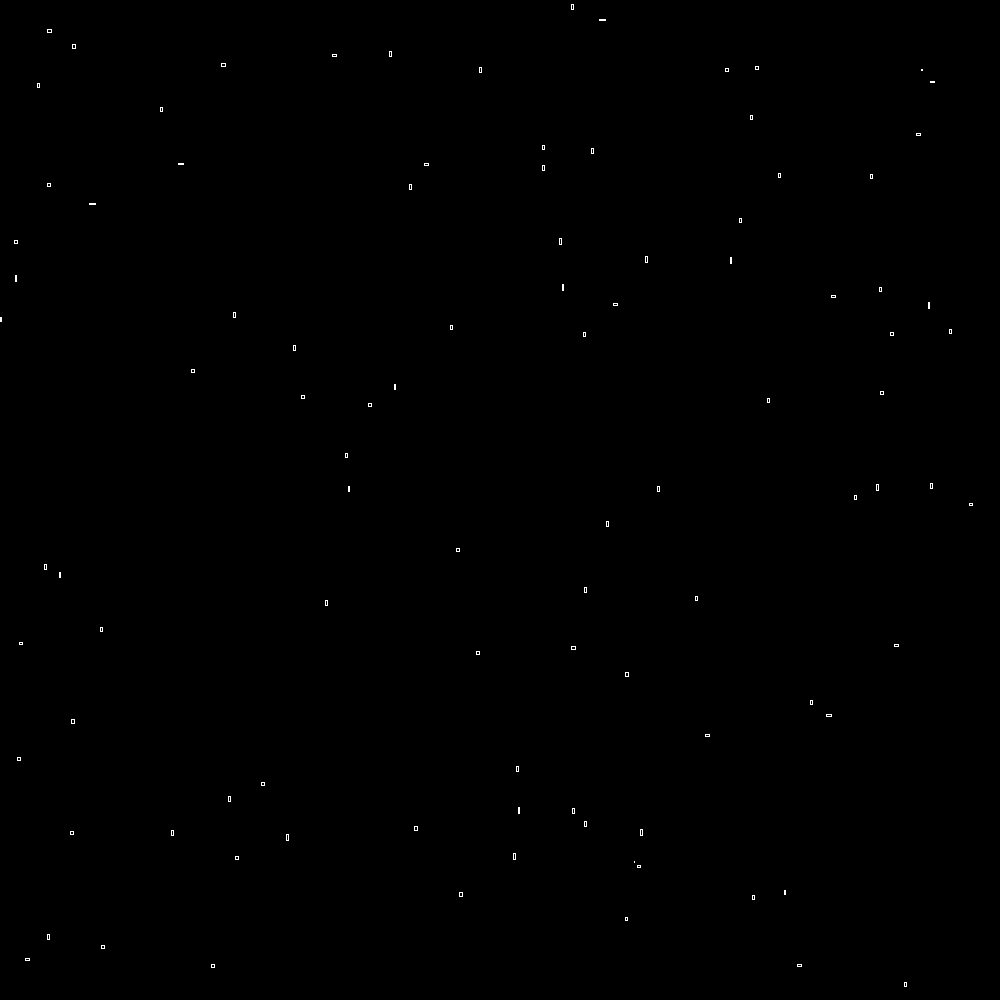
Frame 1 (no input)
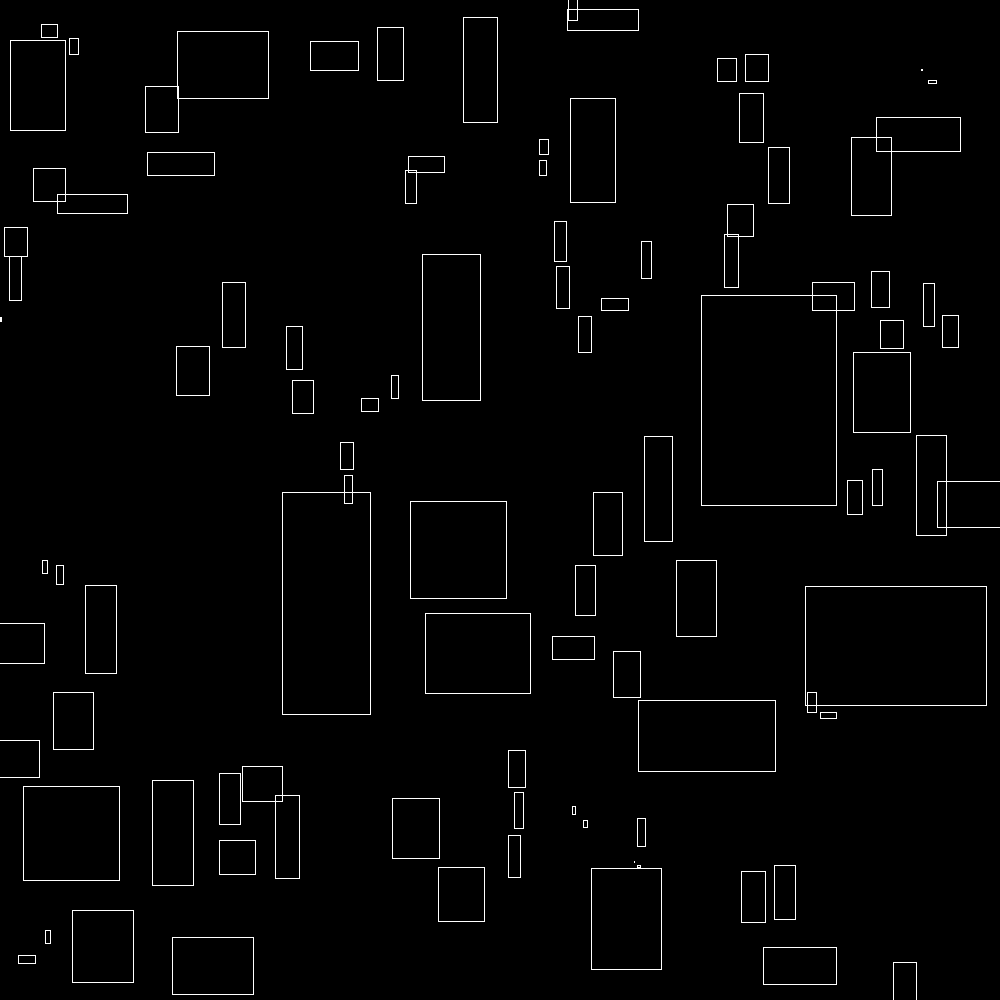
Frame 60 (the mouse pressed at the canvas centre just before this capture)
Frame 120 (the mouse held since frame 60 and released just before this capture): identical to frame 60, image omitted

The Processing sketch that drew these frames (run headless with seeded random() and noise(); from frame 60 on, the mouse is pressed at the canvas centre):

// Processing sketch: rects
// ── rects.pde
int numberOfRects = 100;
ArrayList<Rect> rects = new ArrayList<Rect>();
int rectDistance = 10;

void setup() {
 size(1000, 1000);
 background(0,0,0);
 noFill();
 stroke(255, 255, 255);
 rectMode(CENTER);
 for (int i = 0; i < numberOfRects; i++) {
   rects.add(new Rect(new PVector(random(width), random(height))));
   //rects.add(new Rect(new PVector(width/2-20, height/2)));
   //rects.add(new Rect(new PVector(width/2+20, height/2)));
 }
}

void draw() {
  background(0, 0, 0);
  for(Rect r : rects) {
    r.update(rects);
    r.draw();
  }
}

boolean rectanglesCollide(Rect rect1, Rect rect2) {
  float x1 = rect1.position.x - rect1.size/2;
  float y1 = rect1.position.y - rect1.size/2;
  float width1 = rect1.size*rect1.whratio;
  float height1 = rect1.size/rect1.whratio;
  
  float x2 = rect2.position.x - rect2.size/2;
  float y2 = rect2.position.y - rect2.size/2;
  float width2 = rect2.size*rect2.whratio;
  float height2 = rect2.size/rect2.whratio; //<>//
  
  if(x1 + width1 + rectDistance >= x2 && x1 <= x2 + width2 + rectDistance && y1 + height1 + rectDistance >= y2 && y1 <= y2 + height2 + rectDistance) { //<>//
    println("collission detected"); //<>//
    return true;
  }
  return false;
}

boolean borderReached(Rect rect) {
  if(rect.position.x - rect.size/2 < 0 || rect.position.y - rect.size/2 < 0 || rect.position.x + rect.size/2 > width || rect.position.y + rect.size/2 > height) {
    return true;
  }
  return false;
}


class Rect {
  PVector position;
  float size;
  float whratio;
  boolean grow = true;
  Rect(PVector Position) {
    position = Position;
    size = 0;
    float r = random(4,16);
    whratio = 8/r;
  }
  void update(ArrayList<Rect> rects) {
    for ( Rect r : rects) {
      if(position.x == r.position.x && position.y == r.position.y) {
        continue;
      }
      if(rectanglesCollide(this, r) == true || borderReached(this) == true){
        //line(nearestNeighbour.position.x, nearestNeighbour.position.y, this.position.x, this.position.y);
        grow = false;
        return;
      }
    if (grow == true) {
          size += 0.03;
    }

    }
    if (size == 35)
    {
      println("Should stop somewhere now...");
    }
  }
  void draw() {
      rect(position.x, position.y, size*whratio, size/whratio);
  }
}

// ── kruskals.pde
import java.util.ArrayList; 
import java.util.Comparator; 
import java.util.List; 
  
public class KruskalsMST { 
  
    // Defines edge structure 
    class Edge { 
        int src, dest, weight; 
  
        public Edge(int src, int dest, int weight) 
        { 
            this.src = src; 
            this.dest = dest; 
            this.weight = weight; 
        } 
    } 
  
    // Defines subset element structure 
    class Subset { 
        int parent, rank; 
  
        public Subset(int parent, int rank) 
        { 
            this.parent = parent; 
            this.rank = rank; 
        } 
    } 
  
    // Starting point of program execution 
    void main(String[] args) 
    { 
        int V = 4; 
        List<Edge> graphEdges = new ArrayList<Edge>( 
            List.of(new Edge(0, 1, 10), new Edge(0, 2, 6), 
                    new Edge(0, 3, 5), new Edge(1, 3, 15), 
                    new Edge(2, 3, 4))); 
  
        // Sort the edges in non-decreasing order 
        // (increasing with repetition allowed) 
        graphEdges.sort(new Comparator<Edge>() { 
            @Override public int compare(Edge o1, Edge o2) 
            { 
                return o1.weight - o2.weight; 
            } 
        }); 
  
        kruskals(V, graphEdges); 
    } 
  
    // Function to find the MST 
    void kruskals(int V, List<Edge> edges) 
    { 
        int j = 0; 
        int noOfEdges = 0; 
  
        // Allocate memory for creating V subsets 
        Subset subsets[] = new Subset[V]; 
  
        // Allocate memory for results 
        Edge results[] = new Edge[V]; 
  
        // Create V subsets with single elements 
        for (int i = 0; i < V; i++) { 
            subsets[i] = new Subset(i, 0); 
        } 
  
        // Number of edges to be taken is equal to V-1 
        while (noOfEdges < V - 1) { 
  
            // Pick the smallest edge. And increment 
            // the index for next iteration 
            Edge nextEdge = edges.get(j); 
            int x = findRoot(subsets, nextEdge.src); 
            int y = findRoot(subsets, nextEdge.dest); 
  
            // If including this edge doesn't cause cycle, 
            // include it in result and increment the index 
            // of result for next edge 
            if (x != y) { 
                results[noOfEdges] = nextEdge; 
                union(subsets, x, y); 
                noOfEdges++; 
            } 
  
            j++; 
        } 
  
        // Print the contents of result[] to display the 
        // built MST 
        System.out.println( 
            "Following are the edges of the constructed MST:"); 
        int minCost = 0; 
        for (int i = 0; i < noOfEdges; i++) { 
            System.out.println(results[i].src + " -- "
                               + results[i].dest + " == "
                               + results[i].weight); 
            minCost += results[i].weight; 
        } 
        System.out.println("Total cost of MST: " + minCost); 
    } 
  
    // Function to unite two disjoint sets 
    void union(Subset[] subsets, int x, 
                              int y) 
    { 
        int rootX = findRoot(subsets, x); 
        int rootY = findRoot(subsets, y); 
  
        if (subsets[rootY].rank < subsets[rootX].rank) { 
            subsets[rootY].parent = rootX; 
        } 
        else if (subsets[rootX].rank 
                 < subsets[rootY].rank) { 
            subsets[rootX].parent = rootY; 
        } 
        else { 
            subsets[rootY].parent = rootX; 
            subsets[rootX].rank++; 
        } 
    } 
  
    // Function to find parent of a set 
    int findRoot(Subset[] subsets, int i) 
    { 
        if (subsets[i].parent == i) 
            return subsets[i].parent; 
  
        subsets[i].parent 
            = findRoot(subsets, subsets[i].parent); 
        return subsets[i].parent; 
    } 
} 
